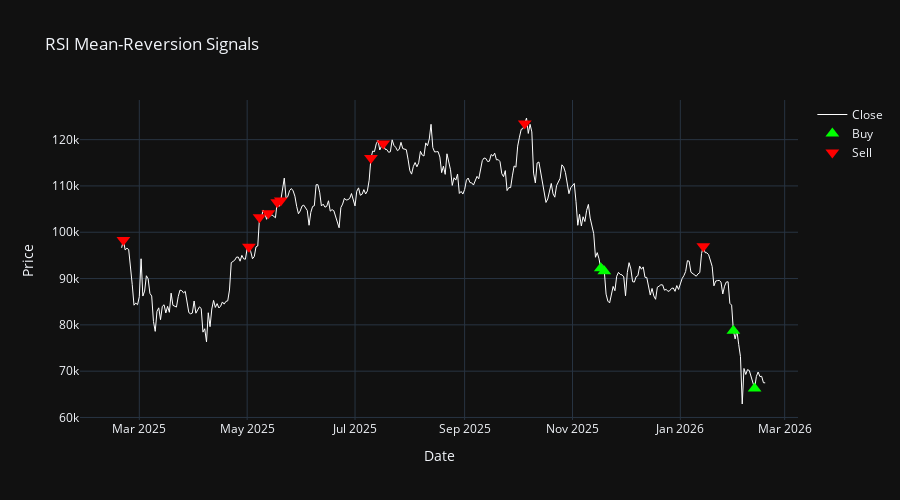

Source (notebook cell):
### Markdown cell above
## 4. Visualisierung

### Code cell
# Buy/Sell-Signale auf dem Preischart
fig = plot_signals(data, signals, title="RSI Mean-Reversion Signals")
fig.show()

### Figure 1 — Plotly figure (JSON) as saved in the notebook; plotly's stock layout.template omitted (floating-point values rounded to 4 significant figures; data arrays with more than 128 entries replaced by an {"elided": "..."} marker saying what was removed)
{"data": [{"line": {"color": "white", "width": 1}, "mode": "lines", "name": "Close", "type": "scatter", "x": {"elided": "365 str values"}, "y": {"elided": "365 float values"}}, {"marker": {"color": "lime", "size": 12, "symbol": "triangle-up"}, "mode": "markers", "name": "Buy", "type": "scatter", "x": ["2025-11-17T00:00:00+00:00", "2025-11-19T00:00:00+00:00", "2026-01-31T00:00:00+00:00", "2026-02-12T00:00:00+00:00"], "y": [92220.0, 91550.0, 78740.0, 66270.0]}, {"marker": {"color": "red", "size": 12, "symbol": "triangle-down"}, "mode": "markers", "name": "Sell", "type": "scatter", "x": ["2025-02-20T00:00:00+00:00", "2025-05-02T00:00:00+00:00", "2025-05-08T00:00:00+00:00", "2025-05-13T00:00:00+00:00", "2025-05-18T00:00:00+00:00", "2025-05-20T00:00:00+00:00", "2025-07-10T00:00:00+00:00", "2025-07-17T00:00:00+00:00", "2025-10-05T00:00:00+00:00", "2026-01-14T00:00:00+00:00"], "y": [98300.0, 96890.0, 103300.0, 104100.0, 106500.0, 106800.0, 116000.0, 119200.0, 123500.0, 96950.0]}], "layout": {"height": 500, "title": {"text": "RSI Mean-Reversion Signals"}, "xaxis": {"title": {"text": "Date"}}, "yaxis": {"title": {"text": "Price"}}}}
